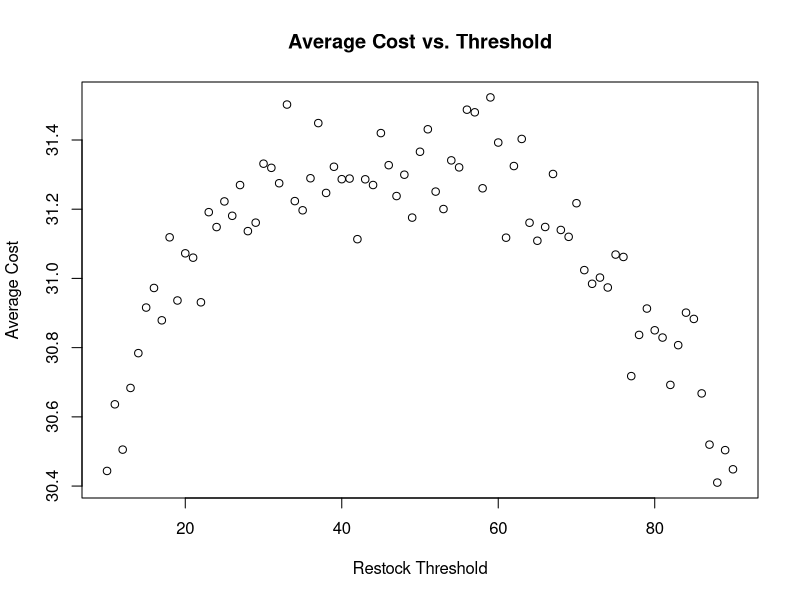

Write the R code that produced this figure.
#Simluation program
#Inventory system with a (s,S) ordering policy
#Right now, assuming S = 100. Little s is variable

#Outer initializations
all_means <- c()           #Empty data frame to store average cost
all_var <- c()             #Empty vector to store variances of each (outer) loop
min_little_s = 10          #Minimum possible restocking threshold
max_little_s = 90          #Maximum possible restocking threshold
max_runs = 100             #Max number of times for inner loop to run (for every value of little_s)
loop_runs = 0

#Loop that runs for all possible integer values of little s
for (little_s in min_little_s:max_little_s) {
  
  avg_cost <- c()
  
  #Run loop a certain number of times for each value of little s
  for (run in 1:max_runs) {
    
    #Functions
    #Calculate order cost
    calc_order_cost <- function(z) {
      return(K + c*z)
    }
    
    #Calculate cost of unsold inventory
    calc_Inv_cost <- function(x) {
      return(h*x)
    }
    
    #Calculate penalty cost for items in backlog
    calc_penalty_cost <- function(y) {
      return (p*abs(y))
    }
     
    
    #Initializaitons
    big_S = 100           #Max inventory level
    Cur_inv_level = big_S #Current inventory level
    max_time = 200        #Max time simulation can run
    t = 0                 #Current time
    lambda_exp = .5       #lambda for exponential calculation
    i_du = 1              #Min value for discrete uniform (order quantity)
    j_du = 50             #Max value for discrete uniform (order quantity)
    order_time = -1       #How long it takes for order to arrive (-1 means no order scheduled)
    order_status = 0      #0 = no order placed, 1 = order placed
    order_num = 0         #Keep track of number of orders
    order_cost <- c()     #vector to keep order costs
    order_wait = 5        #Wait time for order to arrive
    Inv_cost <- c()       #Keep track of inventory costs
    Penalty_cost <- c()   #Keep track of penalty costs
    Inv_level <- c()      #Keep track of inventory level across times
    K = 10                 #Fixed cost per order
    c = .1                #Cost per unit per order
    h = .3                #Cost per unit for holding it in inventory
    p = .2                #Cost per unit in backlog
    num_cust = 0          #Keeps track of number of customers
    cust_incoming = 0     #Decide if need to generate another customer arrival time
    arrival_times <- c()  #Keep track of arrival times
    backlog_level <- c()  #Keep track of backlog levels (0 if none)
    
    #Another loop if necessary
    #For number of separate simulations you want to run
    
    #Loop
    for (t in 0:max_time) {
      #Calculate when next customer arrives (exponential - using inverse transform)
      #Ceiling function just to make it a whole number for simplicity's sake
      if(cust_incoming == 0) {
        next_arrival = t + ceiling(-(1/lambda_exp)*log(runif(1,0,1)))
        cust_incoming = 1
        arrival_times[num_cust+1] = next_arrival #Individual arrival times (generated from exponential)
      }
      
      #Update inventory and order status if restocking order arrives
      if (t == order_time) {
        Cur_inv_level = Cur_inv_level + restock
        order_status = 0
        order_time = -1
      }
      
      
      #Process customer's order
      if (t == next_arrival) {
        #Calculate how many units he orders (discrete uniform - using inverse transform)
        cust_order = i_du + floor((j_du - i_du + 1) * runif(1,0,1))
        
        #Update inventory level
        Cur_inv_level = Cur_inv_level - cust_order
        
        #Order processed - no customers expected
        cust_incoming = 0
        num_cust = num_cust + 1
      }
      
      #Restock inventory level if below threshold AND no order already placed
      if (Cur_inv_level < little_s && order_status==0) {
        order_num = order_num + 1
        order_status = 1
        order_time = t+order_wait
        restock = min(big_S - Cur_inv_level,100)
        order_cost[order_num] = calc_order_cost(restock)
      }
      
      #Update Inventory level and cost vectors
      Inv_level[t+1] = Cur_inv_level
      if(Cur_inv_level<0){
        backlog_level[t+1] = abs(Cur_inv_level)
      }
      else {
        backlog_level[t+1] = 0
      }
      Inv_cost[t+1] = calc_Inv_cost(Cur_inv_level)
      
      #Calculate penalty cost for items in backlog (if any)
      if (Cur_inv_level < 0) {
        Penalty_cost[t+1] = calc_penalty_cost(Cur_inv_level)
      }
      else
        Penalty_cost[t+1] = 0
    }
      
    #Iventory level over time

    for (i in 1:length(Inv_level)){
      if(Inv_level[i] >= 0) {
        backlog_level[i] = 0
      }
      else {
        backlog_level[i] = abs(Inv_level[i])
      } 
    }
    
    #Calculate average cost per 200 time units
    avg_cost[run] = mean(order_cost) + h*(1/max_time)*sum(Inv_level[Inv_level>0]) + p*(1/max_time)*sum(backlog_level)
  }

  #Calcumate the mean of the runs for each level of little_s
  all_means[loop_runs+1] = mean(avg_cost)
  
  #Calculate the variance of the runs for each level of little_s
  all_var[loop_runs+1] = var(avg_cost)
    
  loop_runs = loop_runs + 1
}

#Combine all values of s, average costs, and variances in a single data frame
df = data.frame(min_little_s:max_little_s, all_means, all_var)
colnames(df) <- c("s", "Average cost", "Variance")

#Plot the estimated average cost at each level of little_s
plot(df$s, df$`Average cost`, xlab = "Restock Threshold", ylab = "Average Cost", main = "Average Cost vs. Threshold")

#Write data to .csv file
write.csv(df, "AMS 553 Data.csv")